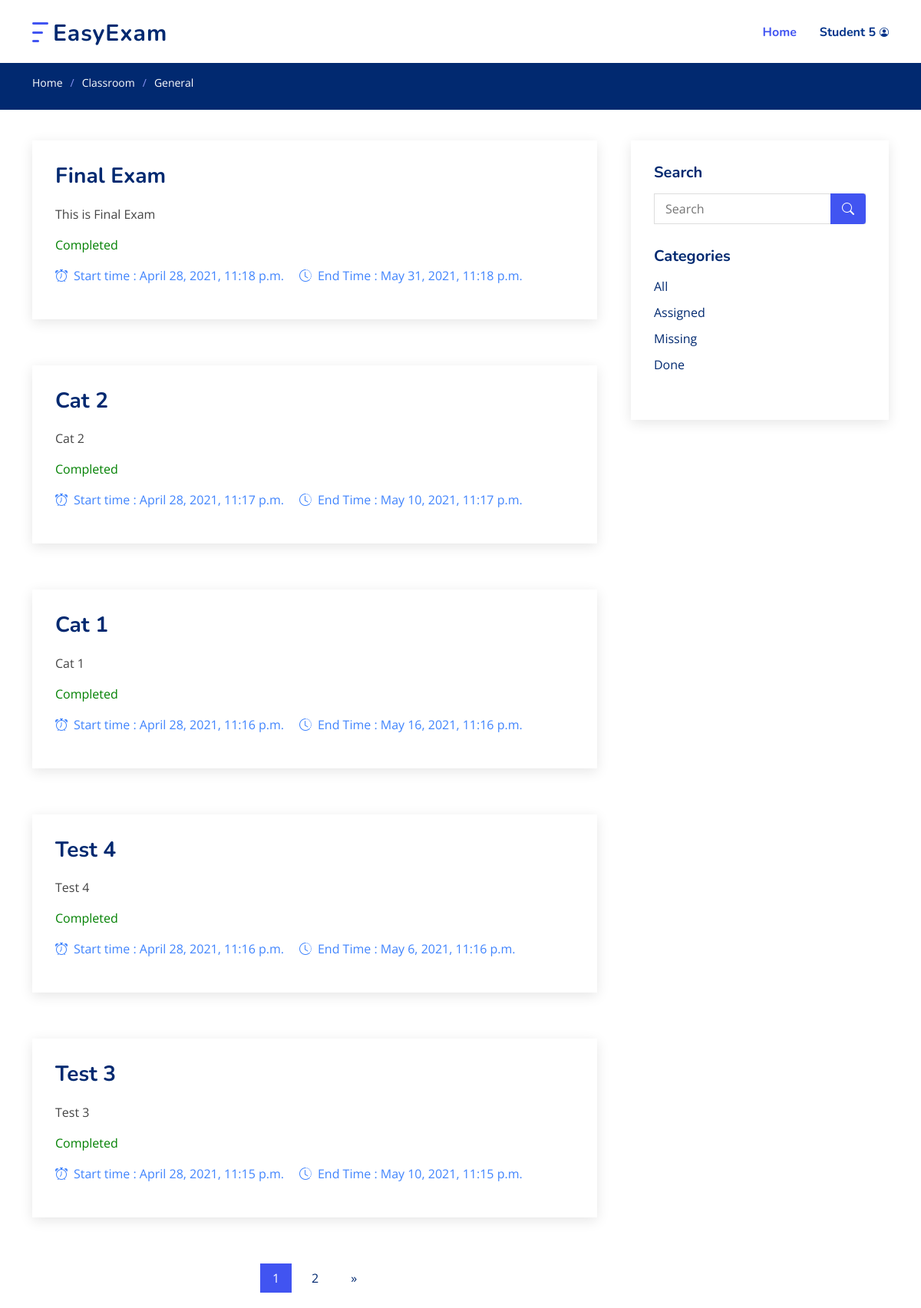
Page /2/view_class (signed in) on the committed database.
### Classroom/models.py (models this page shows)
class Classroom(models.Model):
	owner = models.ForeignKey(User, on_delete=models.CASCADE) # Teacher
	name = models.CharField(max_length=255) # class name
	code = models.CharField(max_length=5, unique=True) # code for students to join
	desc = models.CharField(max_length=255, blank=True) # class Description for optional
	def __str__(self):
		return self.name

class Test(models.Model):
	belongs = models.ForeignKey(Classroom, on_delete=models.CASCADE)
	name = models.CharField(max_length=255)
	desc = models.CharField(max_length=2555, blank=True)
	create_time = models.DateTimeField(auto_now_add=True)
	start_time = models.DateTimeField()
	end_time = models.DateTimeField()
	def __str__(self):
		return self.name

### Classroom/views/Classroom.py (the view)
# urls.py: path('<int:class_id>/view_class', Classroom.view_class, name='view_class'),
@login_required(login_url='login')
def view_class(request, class_id):
	tests = Test.objects.filter(belongs=class_id).order_by('-create_time')
	search = request.GET.get('search')
	if search != "" and search is not None:
		tests = Test.objects.filter(belongs=class_id, name__icontains=search).order_by('-create_time')
	paginator = Paginator(tests, 5)
	page = request.GET.get('page', 1)
	try:
		tests = paginator.page(page)
	except PageNotAnInteger:
		tests = paginator.page(1)
	except EmptyPage:
		tests = paginator.page(paginator.num_pages)
	if request.user.is_staff :
		pass
	else:
		for t in tests:
			if testTaken.objects.filter(student=request.user, test=t).exists():
				t.status = "done"
			elif ( t.start_time == None or t.start_time < timezone.now()) and ( t.end_time == None or t.end_time > timezone.now()):
				t.status = "Assigned"
			elif(t.start_time and t.start_time > timezone.now()): # test is not yet started
				t.status = "not"
			else:
				t.status = "late"
	room = get_object_or_404(Classroom, id=class_id)
	return render(request, "classroom/view_class.html", {'tests' : tests, 'room' : room } )

### templates/classroom/view_class.html (shortened to what this page needs)
{% extends 'base.html' %}
{% load static %}
{% block header %}
<header id="header" class="header fixed-top">
  <div class="container-fluid container-xl d-flex align-items-center justify-content-between">
    <a href="{% url 'home' %}" class="logo d-flex align-items-center">
      <img src="{% static 'assets/img/logo.png' %}" alt="">
      <span>EasyExam</span>
    </a>
    <nav id="navbar" class="navbar">
      <ul>
        <li><a class="nav-link scrollto active" href="{% url 'dashboard' %}">Home</a></li>
        <li class="dropdown"><a href="#"><span>{{ user.first_name }}</span><i class="bi bi-person-circle"></i></a>
        </li>
      </ul>
    </nav>
  </div>
</header>
{% endblock %}
{% block main %}
  <main id="main">
    <section class="breadcrumbs">
      <div class="container">
        <ol>
          <li><a href="{% url 'home' %}">Home</a></li>
          <li><a href="{% url 'dashboard' %}">Classroom</a></li>
          <li>{{ room }}</li>
        </ol>
      </div>
    </section>
    <section id="blog" class="blog">
      <div class="container" data-aos="fade-up">
        <div class="row">
          <div class="col-lg-8 entries">
            {% for t in tests %}
            <article class="entry">
              {% if user.is_staff %}
              <h2 class="entry-title">
                <a href="{% url 'view_test' t.id %}">{{ t }}</a>
              </h2>
              {% elif t.status == "late" or t.status == "not" %}
              <h2 class="entry-title">
                <a>{{ t }}</a>
              </h2>
              {% else  %}
              <h2 class="entry-title">
                <a href="{% url 'attend_test' t.id %}">{{ t }}</a>
              </h2>
              {% endif %}
              <div class="entry-content">
                <p>
                  {{ t.desc }}
                </p>
                {% if t.status == "done" %}
                <p style="color: green;"> Completed </p>
                {% endif %}
              </div>
              <div class="entry-meta">
                <ul>
                  {% if t.start_time %}
                  <li class="d-flex align-items-center"><i class="bi bi-alarm"></i>
                    Start time : {{ t.start_time }}
                  </li>
                  {% endif %}
                  {% if t.end_time %}
                  <li class="d-flex align-items-center"><i class="bi bi-clock-history"></i>
                    End Time : {{ t.end_time }}
                  </li>
                  {% endif %}
                </ul>
              </div>
            </article>
            {% endfor %}
            {% if tests.has_other_pages %}
            <div class="blog-pagination">
              <ul class="justify-content-center">
                {% for i in tests.paginator.page_range %}
                  {% if tests.number == i %}
                    <li class="active"><a>{{ i }}</a></li>
                  {% else %}
                    <li><a href="?page={{ i }}">{{ i }}</a></li>
                  {% endif %}
                {% endfor %}
                {% if tests.has_next %}
                  <li><a href="?page={{ tests.next_page_number }}">&raquo;</a></li>
                {% endif %}
              </ul>
            </div>
            {% endif %}
          </div>
          <div class="col-lg-4">
            <div class="sidebar">
              <h3 class="sidebar-title">Search</h3>
              <div class="sidebar-item search-form">
                <form action="" method="GET">
                  <input type="text" name="search" placeholder="Search">
                  <button type="submit"><i class="bi bi-search"></i></button>
                </form>
              </div>
                  {% if user.is_staff %}
                  {% else %}
                  <h3 class="sidebar-title">Categories</h3>
                  <div class="sidebar-item categories">
                    <ul>
                      <li><a href="{% url 'view_class' room.id %}">All</a></li>
                      <li><a href="{% url 'assigned_test' room.id %}">Assigned</a></li>
                      <li><a href="{% url 'missing_test' room.id %}">Missing</a></li>
                      <li><a href="{% url 'done_test' room.id %}">Done</a></li>
                    </ul>
                  </div>
                  {% endif %}
            </div>
          </div>
        </div>
      </div>
    </section>
  </main>
{% endblock %}

### static/assets/style.css (style rules this page uses)
:root { scroll-behavior: smooth; }
body { font-family: "Open Sans", sans-serif; color: #444444; }
a { color: #4154f1; text-decoration: none; }
h1, h2, h3, h4, h5, h6 { font-family: "Nunito", sans-serif; }
section { padding: 60px 0; overflow: hidden; }
.breadcrumbs { padding: 15px 0; background: #012970; min-height: 40px; margin-top: 82px; color: #fff; }
.breadcrumbs ol { display: flex; flex-wrap: wrap; list-style: none; padding: 0 0 10px 0; margin: 0; font-size: 14px; }
.breadcrumbs ol a { color: #fff; transition: 0.3s; }
.breadcrumbs ol li + li { padding-left: 10px; }
.breadcrumbs ol li + li::before { display: inline-block; padding-right: 10px; color: #8894f6; content: "/"; }
.header { transition: all 0.5s; z-index: 997; padding: 20px 0; }
.header .logo { line-height: 0; }
.header .logo img { max-height: 40px; margin-right: 6px; }
.header .logo span { font-size: 30px; font-weight: 700; letter-spacing: 1px; color: #012970; font-family: "Nunito", sans-serif; margin-top: 3px; }
.navbar { padding: 0; }
.navbar ul { margin: 0; padding: 0; display: flex; list-style: none; align-items: center; }
.navbar li { position: relative; }
.navbar a { display: flex; align-items: center; justify-content: space-between; padding: 10px 0 10px 30px; font-family: "Nunito", sans-serif; font-size: 16px; font-weight: 700; color: #013289; white-space: nowrap; transition: 0.3s; }
.navbar a i { font-size: 12px; line-height: 0; margin-left: 5px; }
.navbar a:hover, .navbar .active, .navbar li:hover > a { color: #4154f1; }
.blog { padding: 40px 0 20px 0; }
.blog .entry { padding: 30px; margin-bottom: 60px; box-shadow: 0 4px 16px rgba(0, 0, 0, 0.1); }
.blog .entry .entry-title { font-size: 28px; font-weight: bold; padding: 0; margin: 0 0 20px 0; }
.blog .entry .entry-title a { color: #012970; transition: 0.3s; }
.blog .entry .entry-meta { margin-bottom: 15px; color: #4084fd; }
.blog .entry .entry-meta ul { display: flex; flex-wrap: wrap; list-style: none; align-items: center; padding: 0; margin: 0; }
.blog .entry .entry-meta ul li + li { padding-left: 20px; }
.blog .entry .entry-meta i { font-size: 16px; margin-right: 8px; line-height: 0; }
.blog .entry .entry-content p { line-height: 24px; }
.blog .blog-pagination { color: #024ed5; }
.blog .blog-pagination ul { display: flex; padding: 0; margin: 0; list-style: none; }
.blog .blog-pagination li { margin: 0 5px; transition: 0.3s; }
.blog .blog-pagination li a { color: #012970; padding: 7px 16px; display: flex; align-items: center; justify-content: center; }
.blog .blog-pagination li.active, .blog .blog-pagination li:hover { background: #4154f1; }
.blog .blog-pagination li.active a, .blog .blog-pagination li:hover a { color: #fff; }
.blog .sidebar { padding: 30px; margin: 0 0 60px 20px; box-shadow: 0 4px 16px rgba(0, 0, 0, 0.1); }
.blog .sidebar .sidebar-title { font-size: 20px; font-weight: 700; padding: 0 0 0 0; margin: 0 0 15px 0; color: #012970; position: relative; }
.blog .sidebar .sidebar-item { margin-bottom: 30px; }
.blog .sidebar .search-form form { background: #fff; border: 1px solid #ddd; padding: 3px 10px; position: relative; }
.blog .sidebar .search-form form input[type="text"] { border: 0; padding: 4px; border-radius: 4px; width: calc(100% - 40px); }
.blog .sidebar .search-form form button { position: absolute; top: 0; right: 0; bottom: 0; border: 0; background: none; font-size: 16px; padding: 0 15px; margin: -1px; background: #4154f1; color: #fff; transition: 0.3s; border-radius: 0 4px 4px 0; line-height: 0; }
.blog .sidebar .search-form form button i { line-height: 0; }
.blog .sidebar .categories ul { list-style: none; padding: 0; }
.blog .sidebar .categories ul li + li { padding-top: 10px; }
.blog .sidebar .categories ul a { color: #012970; transition: 0.3s; }

### rows in the picture
Classroom: name "General"
Test: name "Final Exam", desc "This is Final Exam", shows "Completed", start_time "April 28, 2021, 11:18 p.m.", end_time "May 31, 2021, 11:18 p.m."
Test: name "Cat 2", desc "Cat 2", shows "Completed", start_time "April 28, 2021, 11:17 p.m.", end_time "May 10, 2021, 11:17 p.m."
Test: name "Cat 1", desc "Cat 1", shows "Completed", start_time "April 28, 2021, 11:16 p.m.", end_time "May 16, 2021, 11:16 p.m."
Test: name "Test 4", desc "Test 4", shows "Completed", start_time "April 28, 2021, 11:16 p.m.", end_time "May 6, 2021, 11:16 p.m."
Test: name "Test 3", desc "Test 3", shows "Completed", start_time "April 28, 2021, 11:15 p.m.", end_time "May 10, 2021, 11:15 p.m."

### other values in the picture
{{ user.first_name }} "Student 5"
{{ i }} "1"
{{ i }} "2"
